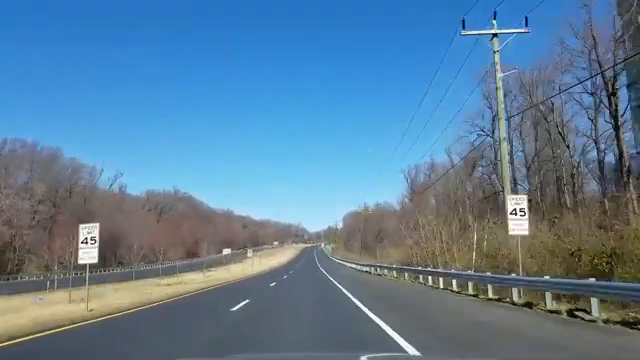
#> input picture frame 89 of road.mp4, 640 x 360 px
$ python lane_detection_pro.py
#> lines starting #> are read from the running program, lines starting #| are printed output that depends on the picture; after the words box and inside, x2 and y2 are one past the last pixel; in counts of white or black regions, pixels touching at a corner belong together
import cv2
import numpy as np

VIDEO_PATH = "road.mp4"

prev_left_lane = None
prev_right_lane = None

def region_of_interest(img):
    h, w = img.shape[:2]
    mask = np.zeros_like(img)

    polygon = np.array([[
        (int(w * 0.10), h),
        (int(w * 0.43), int(h * 0.63)),
        (int(w * 0.57), int(h * 0.63)),
        (int(w * 0.90), h)
    ]], dtype=np.int32)

    cv2.fillPoly(mask, polygon, 255)
    return cv2.bitwise_and(img, mask)

def average_lane_line(lines, img_height):
    if len(lines) == 0:
        return None

    x_points = []
    y_points = []

    for x1, y1, x2, y2 in lines:
        x_points.extend([x1, x2])
        y_points.extend([y1, y2])

    if len(x_points) < 2:
        return None

    fit = np.polyfit(y_points, x_points, 1)  # x = m*y + b

    y1 = img_height
    y2 = int(img_height * 0.75)

    x1 = int(fit[0] * y1 + fit[1])
    x2 = int(fit[0] * y2 + fit[1])

    return (x1, y1, x2, y2)

def smooth_line(current_line, prev_line, alpha=0.2):
    if current_line is None:
        return prev_line
    if prev_line is None:
        return current_line

    smoothed = []
    for c, p in zip(current_line, prev_line):
        smoothed.append(int(alpha * c + (1 - alpha) * p))
    return tuple(smoothed)

def detect_lanes(frame):
    gray = cv2.cvtColor(frame, cv2.COLOR_BGR2GRAY)
    blur = cv2.GaussianBlur(gray, (5, 5), 0)
    edges = cv2.Canny(blur, 50, 150)

    masked_edges = region_of_interest(edges)

    lines = cv2.HoughLinesP(
        masked_edges,
        1,
        np.pi / 180,
        threshold=50,
        minLineLength=60,
        maxLineGap=100
    )

    left_lines = []
    right_lines = []

    h, w = frame.shape[:2]

    if lines is not None:
        for line in lines:
            x1, y1, x2, y2 = line[0]

            if x2 == x1:
                continue

            slope = (y2 - y1) / (x2 - x1)

            if abs(slope) < 0.5 or abs(slope) > 2.5:
                continue

            if slope < 0 and x1 < w * 0.52 and x2 < w * 0.52:
                left_lines.append((x1, y1, x2, y2))
            elif slope > 0 and x1 > w * 0.48 and x2 > w * 0.48:
                right_lines.append((x1, y1, x2, y2))

    left_lane = average_lane_line(left_lines, h)
    right_lane = average_lane_line(right_lines, h)

    return masked_edges, left_lane, right_lane

def draw_results(frame, left_lane, right_lane):
    result = frame.copy()
    overlay = result.copy()
    h, w = result.shape[:2]

    if left_lane is not None:
        x1, y1, x2, y2 = left_lane
        cv2.line(result, (int(x1), int(y1)), (int(x2), int(y2)), (0, 255, 0), 6)

    if right_lane is not None:
        x1, y1, x2, y2 = right_lane
        cv2.line(result, (int(x1), int(y1)), (int(x2), int(y2)), (0, 255, 0), 6)

    if left_lane is not None and right_lane is not None:
        pts = np.array([[
            (int(left_lane[0]), int(left_lane[1])),
            (int(left_lane[2]), int(left_lane[3])),
            (int(right_lane[2]), int(right_lane[3])),
            (int(right_lane[0]), int(right_lane[1]))
        ]], dtype=np.int32)

        cv2.fillPoly(overlay, pts, (0, 80, 0))
        result = cv2.addWeighted(overlay, 0.35, result, 0.65, 0)

    car_center = int(w // 2)
    cv2.line(result, (car_center, int(h)), (car_center, int(h * 0.75)), (0, 0, 255), 3)

    if left_lane is not None and right_lane is not None:
        left_bottom_x = int(left_lane[0])
        right_bottom_x = int(right_lane[0])
        lane_center = int((left_bottom_x + right_bottom_x) / 2)

        lane_center = int(0.7 * car_center + 0.3 * lane_center)

        cv2.line(result, (lane_center, int(h)), (lane_center, int(h * 0.75)), (255, 0, 0), 3)

        offset = int(lane_center - car_center)
        cv2.putText(
            result,
            f"Offset: {offset}px",
            (30, 50),
            cv2.FONT_HERSHEY_SIMPLEX,
            1.1,
            (255, 255, 255),
            2
        )

    return result

def main():
    global prev_left_lane, prev_right_lane

    cap = cv2.VideoCapture(VIDEO_PATH)

    if not cap.isOpened():
        print(f"ERROR: Cannot open video: {VIDEO_PATH}")
        input("Press Enter to exit...")
        return

    print("Video opened successfully. Press Q to quit.")

    while True:
        ret, frame = cap.read()
#> frame is the input picture: shape (360, 640, 3); mean B, G, R 152.6, 126.1, 91.6
        if not ret:
            print("End of video.")
            break

        edges, left_lane, right_lane = detect_lanes(frame)
#> in detect_lanes, `gray = cv2.cvtColor(frame, cv2.COLOR_BGR2GRAY)`:
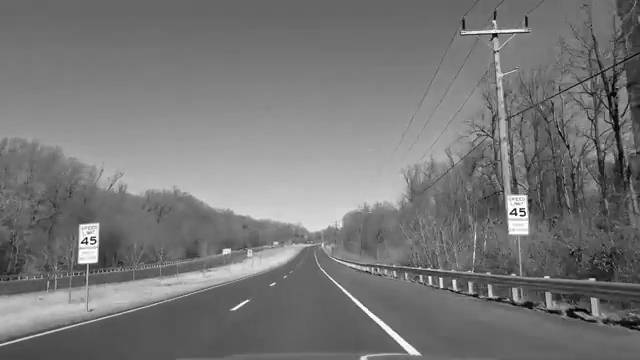
#> gray: shape (360, 640); min 0, max 255, mean 118.9
#> in detect_lanes, `edges = cv2.Canny(blur, 50, 150)`:
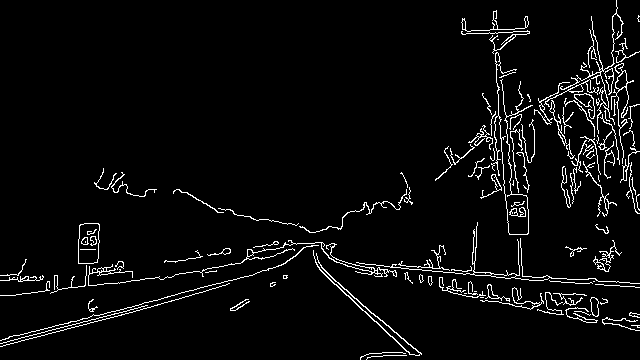
#> edges: shape (360, 640); 4.3% white in thin lines or dots
#> in region_of_interest, `cv2.fillPoly(mask, polygon, 255)`:
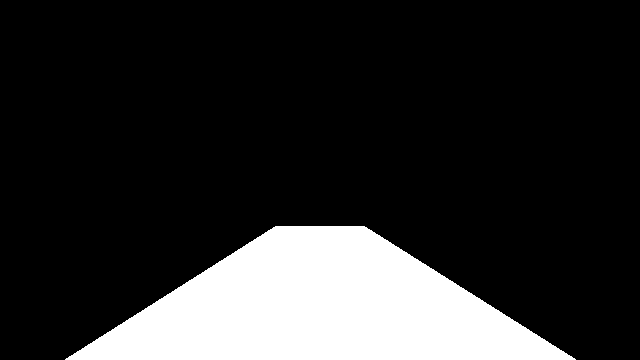
#> mask: shape (360, 640); 17.5% white; 1 white region, box (x1, y1, x2, y2) and area: (65, 226, 576, 360) 40341
#> in region_of_interest, `return cv2.bitwise_and(img, mask)`:
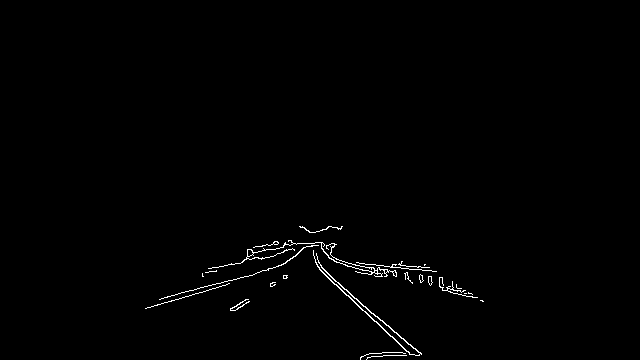
#> returned value: shape (360, 640); 0.77% white in thin lines or dots, all inside (x1, y1, x2, y2) = (145, 226, 484, 360)
#> in detect_lanes, `lines = cv2.HoughLinesP( masked_edges, 1, np.pi / 180, threshold=50, m..`: lines = [[289, 240, 411, 354], [290, 240, 421, 354], [247, 251, 436, 271], [274, 241, 483, 301], [316, 264, 413, 348], [145, 308, 225, 285], [159, 299, 330, 253], [260, 246, 472, 294], [210, 268, 321, 243]]
#> the loop in detect_lanes, `for line in lines:` made 9 passes
#> (x1, y1, x2, y2, slope) on passes 1 to 9: (289, 240, 411, 354, 0.934), (290, 240, 421, 354, 0.87), (247, 251, 436, 271, 0.106), (274, 241, 483, 301, 0.287), (316, 264, 413, 348, 0.866), (145, 308, 225, 285, -0.287), (159, 299, 330, 253, -0.269), (260, 246, 472, 294, 0.226), (210, 268, 321, 243, -0.225)
#> after the loop in detect_lanes, `for line in lines:`: left_lines = []; right_lines = [(316, 264, 413, 348)]
#> the loop in average_lane_line (call 2), `for x1, y1, x2, y2 in lines:` made 1 pass
#> in detect_lanes, `right_lane = average_lane_line(right_lines, h)`: right_lane = (426, 360, 322, 270)
#> right_lane = (426, 360, 322, 270)

        left_lane = smooth_line(left_lane, prev_left_lane, alpha=0.25)
        right_lane = smooth_line(right_lane, prev_right_lane, alpha=0.25)

        prev_left_lane = left_lane
        prev_right_lane = right_lane
#> prev_right_lane = (426, 360, 322, 270)

        result = draw_results(frame, left_lane, right_lane)
#> in draw_results, `x1, y1, x2, y2 = right_lane`: x1 = 426; y1 = 360; x2 = 322; y2 = 270
#> in draw_results, `cv2.line(result, (car_center, int(h)), (car_center, int(h * 0.75)), (0..`:
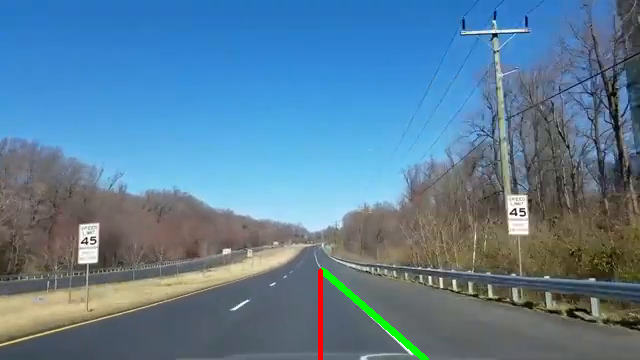
#> result: shape (360, 640, 3); mean B, G, R 151.7, 126.3, 91.3

        cv2.imshow("Edges", edges)
        cv2.imshow("Lane Detection PRO", result)

        key = cv2.waitKey(25) & 0xFF
#> (key q is pressed here)
        if key == ord("q"):
            break

    cap.release()
    cv2.destroyAllWindows()

if __name__ == "__main__":
    main()

$ run again, starting later in the video
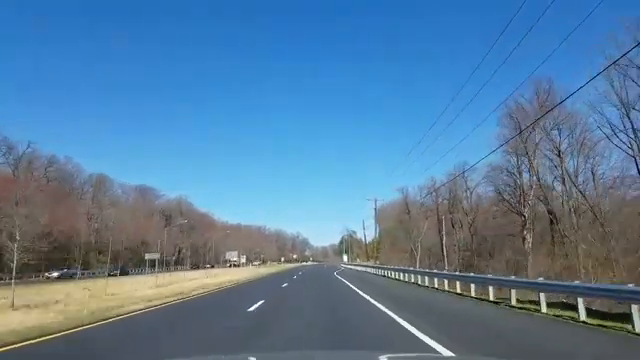
#> input picture frame 400 of road.mp4, 640 x 360 px
#> in main, frame is the input picture: shape (360, 640, 3); mean B, G, R 157, 124.8, 86.9
#> in detect_lanes, `edges = cv2.Canny(blur, 50, 150)`:
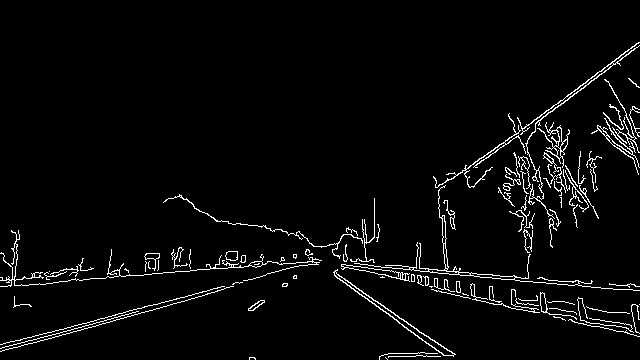
#> edges: shape (360, 640); 3.5% white in thin lines or dots, all inside (x1, y1, x2, y2) = (0, 42, 640, 360)
#> mask: shape (360, 640); 17.5% white; 1 white region, box (x1, y1, x2, y2) and area: (65, 226, 576, 360) 40341
#> lines = 13 rows, first 6: [274, 231, 444, 355], [150, 305, 365, 248], [274, 230, 453, 355], [222, 261, 428, 268], [136, 314, 346, 254], [293, 254, 475, 296]
#> the loop in detect_lanes, `for line in lines:` made 13 passes
#> (x1, y1, x2, y2, slope) on passes 1 to 8: (274, 231, 444, 355, 0.729), (150, 305, 365, 248, -0.265), (274, 230, 453, 355, 0.698), (222, 261, 428, 268, 0.034), (136, 314, 346, 254, -0.286), (293, 254, 475, 296, 0.231), (295, 258, 446, 279, 0.139), (210, 268, 373, 260, -0.0491)
#> after the loop in detect_lanes, `for line in lines:`: left_lines = []
#> in draw_results, `cv2.line(result, (car_center, int(h)), (car_center, int(h * 0.75)), (0..`:
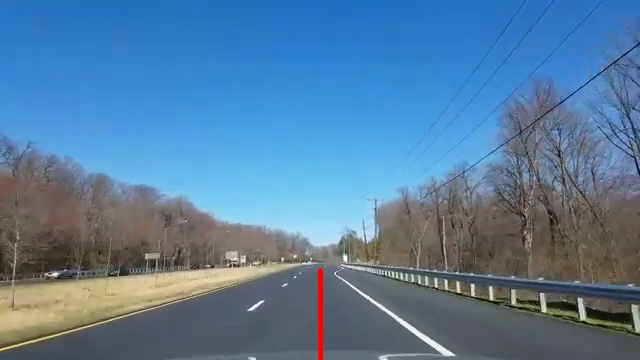
#> result: shape (360, 640, 3); 0.2% of pixels changed, all inside (x1, y1, x2, y2) = (318, 268, 323, 360)

$ run again, starting later in the video
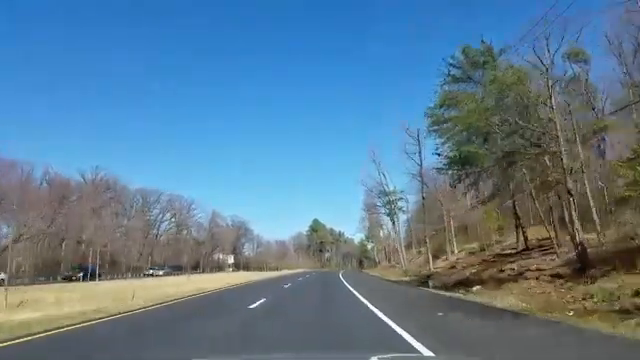
#> input picture frame 712 of road.mp4, 640 x 360 px
#> in main, frame is the input picture: shape (360, 640, 3); mean B, G, R 147, 124.1, 92.4
#> in detect_lanes, `edges = cv2.Canny(blur, 50, 150)`:
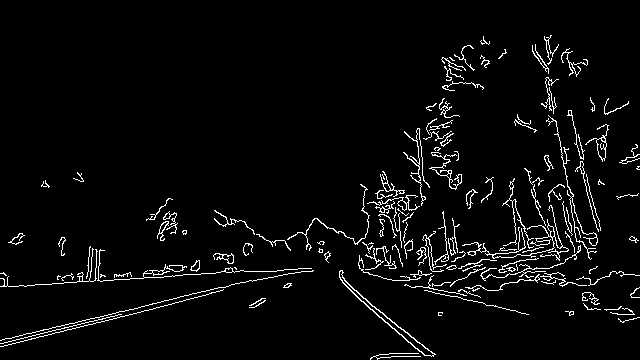
#> edges: shape (360, 640); 4% white in thin lines or dots
#> mask: shape (360, 640); 17.5% white; 1 white region, box (x1, y1, x2, y2) and area: (65, 226, 576, 360) 40341
#> lines = [[288, 238, 419, 351], [164, 300, 398, 250], [344, 284, 432, 353], [199, 274, 421, 262], [139, 312, 392, 249], [289, 237, 434, 354], [383, 278, 465, 295], [243, 248, 490, 305], [308, 244, 418, 350], [370, 358, 433, 355]]
#> the loop in detect_lanes, `for line in lines:` made 10 passes
#> (x1, y1, x2, y2, slope) on passes 1 to 8: (288, 238, 419, 351, 0.863), (164, 300, 398, 250, -0.214), (344, 284, 432, 353, 0.784), (199, 274, 421, 262, -0.0541), (139, 312, 392, 249, -0.249), (289, 237, 434, 354, 0.807), (383, 278, 465, 295, 0.207), (243, 248, 490, 305, 0.231)
#> after the loop in detect_lanes, `for line in lines:`: left_lines = []; right_lines = [(344, 284, 432, 353), (308, 244, 418, 350)]
#> the loop in average_lane_line (call 2), `for x1, y1, x2, y2 in lines:` made 2 passes
#> in detect_lanes, `right_lane = average_lane_line(right_lines, h)`: right_lane = (433, 360, 333, 270)
#> in draw_results, `x1, y1, x2, y2 = right_lane`: x1 = 433; y1 = 360; x2 = 333; y2 = 270
#> in draw_results, `cv2.line(result, (car_center, int(h)), (car_center, int(h * 0.75)), (0..`:
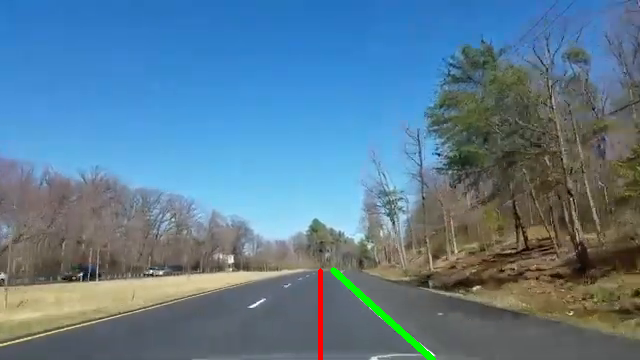
#> result: shape (360, 640, 3); mean B, G, R 146, 124.2, 92
